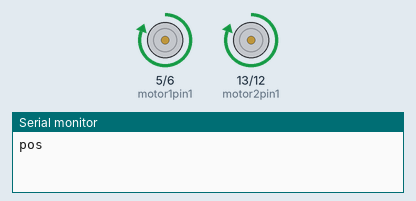
Bench run of a sketch on a simulated Arduino Uno, built with avr-gcc and run on an emulated ATmega328P. On the bench: motor-driver pin pairs drawn as motors (green arrow = first pin HIGH = forward, orange = second pin HIGH = backward, longer = more drive), the last lines printed to the serial monitor.

Above: at 0.5 s.
At 4.5 s:
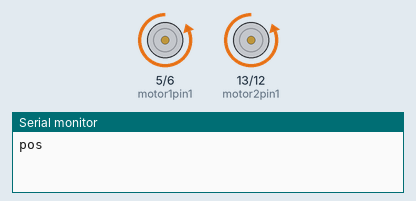
At 8.5 s:
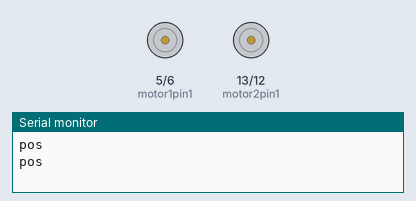
Timing chart, 0 to 9.1 s (numbered marks = the images above):
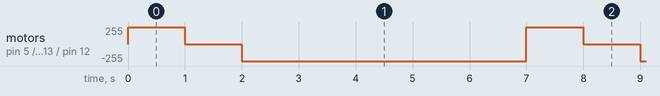

The sketch:

16_motor.ino
```cpp
int motor1pin1 = 5;
int motor1pin2 = 6;

int motor2pin1 = 13;
int motor2pin2 = 12;

void setup() {
  // put your setup code here, to run once:
  pinMode(motor1pin1, OUTPUT);
  pinMode(motor1pin2, OUTPUT);
  pinMode(motor2pin1, OUTPUT);
  pinMode(motor2pin2, OUTPUT);
  Serial.begin(9600);
}

void loop() {
  // put your main code here, to run repeatedly:
  digitalWrite(motor1pin1, HIGH);
  digitalWrite(motor1pin2, LOW);

  digitalWrite(motor2pin1, HIGH);
  digitalWrite(motor2pin2, LOW);
  Serial.print("pos");Serial.println("");
  delay(1000);

    digitalWrite(motor1pin1, LOW);
    digitalWrite(motor1pin2, LOW);

    digitalWrite(motor2pin1, LOW);
    digitalWrite(motor2pin2, LOW);
      delay(1000);

  digitalWrite(motor1pin1, LOW);
  digitalWrite(motor1pin2, HIGH);

  digitalWrite(motor2pin1, LOW);
  digitalWrite(motor2pin2, HIGH);
  delay(5000);
}
```

Measured:
- by itself, motor on pin 5 (motor1pin1) / pin 6 (motor1pin2), motor on pin 13 (motor2pin1) / pin 12 (motor2pin2): repeats every 7.0 s: stopped 1.0 s, backward 255/255 5.0 s, forward 255/255 1.0 s
